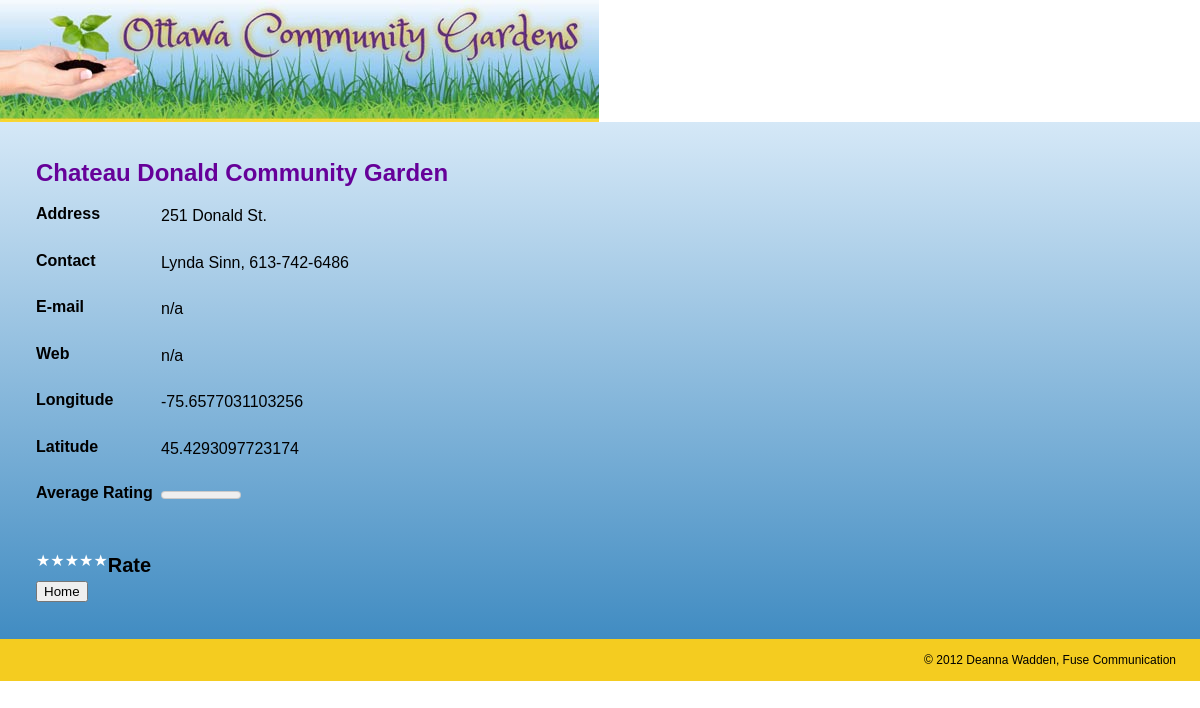
The app's page /single.php?id=5 with its own data.
### tables this page shows
CREATE TABLE IF NOT EXISTS `garden_locations` (
  `id` int(11) NOT NULL AUTO_INCREMENT,
  `name` varchar(255) NOT NULL,
  `street_address` text NOT NULL,
  `longitude` double NOT NULL,
  `latitude` double NOT NULL,
  `rate_count` int(11) NOT NULL,
  `rate_total` int(11) NOT NULL,
  `contact` varchar(80) NOT NULL,
  `email` varchar(50) NOT NULL,
  `url` varchar(50) NOT NULL,
  PRIMARY KEY (`id`)
);

### single.php (the view, shortened to what this page needs)
<?php
$id = filter_input(INPUT_GET, 'id', FILTER_SANITIZE_NUMBER_INT);
require_once 'includes/db.php';
$sql = $db->prepare('
	SELECT id, name, street_address, contact, email, url, longitude, latitude,  rate_count, rate_total
	FROM garden_locations
	WHERE id = :id
');
$sql->bindValue(':id', $id, PDO::PARAM_INT);
$sql->execute();
$garden = $sql->fetch();
if ($garden['rate_count'] > 0) {
	$rating = round($garden['rate_total'] / $garden['rate_count']);
} else {
	$rating = 0;
}
$cookie = get_rate_cookie();
include_once 'includes/wrapper-top.php';
?>
<div id="single-info">
	<h1><?php echo $garden['name']; ?></h1>
	<dl>
		<dt>Address</dt><dd><?php echo $garden['street_address']; ?></dd>
		<dt>Contact</dt><dd><?php echo $garden['contact']; ?></dd>
		<dt>E-mail</dt><dd><?php echo $garden['email']; ?></dd>
		<dt>Web</dt><dd><?php echo $garden['url']; ?></dd>
		<dt>Longitude</dt><dd><?php echo $garden['longitude']; ?></dd>
		<dt>Latitude</dt><dd><?php echo $garden['latitude']; ?></dd>
		<dt>Average Rating</dt><dd><meter value="<?php echo $rating; ?>" min="0" max="5"><?php echo $rating; ?> out of 5</meter></dd>
	</dl>
	<?php if (isset($cookie[$id])) : ?>
	<h2>Your rating</h2>
	<ol class="rater rater-usable clearfix">
		<?php for ($i = 1; $i <= 5; $i++) : ?>
			<?php $class = ($i <= $cookie[$id]) ? 'is-rated' : ''; ?>
			<li class="rater-level <?php echo $class; ?>">★</li>
		<?php endfor; ?>
	</ol>
	<?php else : ?>
	<h2>Rate</h2>
	<ol class="rater rater-usable">
		<?php for ($i = 1; $i <= 5; $i++) : ?>
		<li class="rater-level"><a href="rate.php?id=<?php echo $garden['id']; ?>&rate=<?php echo $i; ?>">★</a></li>
		<?php endfor; ?>
	</ol>
	<div>
		<button id="home">Home</button>
	</div>
	<?php endif; ?>
</div>
<?php
include_once 'includes/wrapper-bottom.php';
?>

### css/public.css (style rules this page uses)
html { margin: 0; padding:0; }
body { margin: 0; padding:0; min-width: 320 px; font: normal 100%/1.5 "Trebuchet MS", Arial, Helvetica, sans-serif; }
#single-info { margin: 0; padding: 3%; width: 94%; background: #d5e8f7; background: -moz-linear-gradient(top, #d5e8f7 0%, #418cc2 100%); background: -webkit-gradient(linear, left top, left bottom, color-stop(0%,#d5e8f7), color-stop(100%,#418cc2)); background: -webkit-linear-gradient(top, #d5e8f7 0%,#418cc2 100%); background: -o-linear-gradient(top, #d5e8f7 0%,#418cc2 100%); background: -ms-linear-gradient(top, #d5e8f7 0%,#418cc2 100%); background: linear-gradient(top, #d5e8f7 0%,#418cc2 100%); filter: progid:DXImageTransform.Microsoft.gradient( startColorstr='#d5e8f7', endColorstr='#418cc2',GradientType=0 ); }
#single-info h1 { margin: 0; padding: 0; color: #660099; font: bold 1.5em/1.25 "Trebuchet MS", Arial, Helvetica, sans-serif; }
#single-info h2 { margin: 0; padding: 0; display: inline; font: bold 1.25em/1.25 "Trebuchet MS", Arial, Helvetica, sans-serif; }
#single-info ol { margin: 0; padding: 0; display: inline; }
dl { display: inline-block; width: 100%; }
dt { margin: 0; padding: 0; clear: both; width: 100%; display: block; float: left; font-weight: bold; line-height: 1.25 }
dd { margin: 0; padding-bottom: 2%; clear: right; display: inline; float: left; }
ol.rater { margin: 0; padding: 0; display: inline; list-style-type: none; }
.rater { display: inline-block; margin: 0; padding: 0; vertical-align: middle; list-style-type: none; line-height: 1; }
.rater-level { float: left; color: #fff; }
.rater-level a, .rater-level a:link, .rater-level a:visited { color: #fff; text-decoration: none }
@media screen and (min-width: 1000px) { #single-info { margin: 0; padding: 3%; width: 94%; background: #d5e8f7; background: -moz-linear-gradient(top, #d5e8f7 0%, #418cc2 100%); background: -webkit-gradient(linear, left top, left bottom, color-stop(0%,#d5e8f7), color-stop(100%,#418cc2)); background: -webkit-linear-gradient(top, #d5e8f7 0%,#418cc2 100%); background: -o-linear-gradient(top, #d5e8f7 0%,#418cc2 100%); background: -ms-linear-gradient(top, #d5e8f7 0%,#418cc2 100%); background: linear-gradient(top, #d5e8f7 0%,#418cc2 100%); filter: progid:DXImageTransform.Microsoft.gradient( startColorstr='#d5e8f7', endColorstr='#418cc2',GradientType=0 ); } }
@media screen and (min-width: 1000px) { #single-info h1 { margin: 0; padding: 0; color: #660099; font: bold 1.5em/1.25 "Trebuchet MS", Arial, Helvetica, sans-serif; } }
@media screen and (min-width: 1000px) { dl { display: inline-block; width: 100%; } }
@media screen and (min-width: 1000px) { dt { margin: 0; padding: 0; clear: both; width: 125px; display: inline; float: left; font-weight: bold; } }
@media screen and (min-width: 1000px) { dd { margin: 0; padding-bottom: 2%; clear: right; display: inline; float: left; } }

### records on screen
garden_locations: name "Chateau Donald Community Garden", street_address "251 Donald St.", contact "Lynda Sinn, 613-742-6486", email "n/a", url "n/a", longitude "-75.6577031103256", latitude "45.4293097723174"
